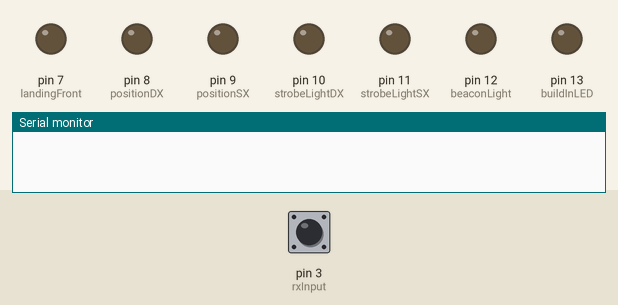
Recording of a program running on a simulated Arduino Nano, built with avr-gcc and run on an emulated ATmega328P. On the bench: output pins drawn as LEDs (lit = HIGH), the last lines printed to the serial monitor. The test bench sets the inputs (shaded band); at power-on: pin 3 (rxInput) HIGH.

Above: at 1.2 s.
1.3 s: pin 3 (rxInput) pulled LOW for 0.15 s
At 2.6 s:
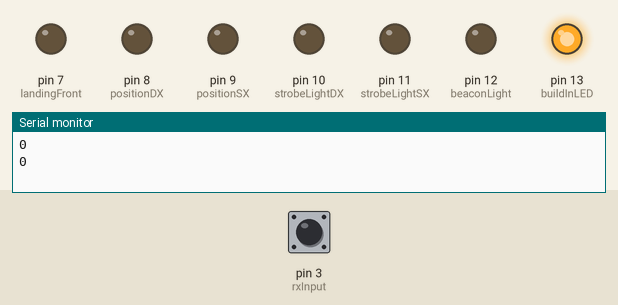
Timing chart, 0 to 10.4 s (numbered marks = the images above; inputs shaded):
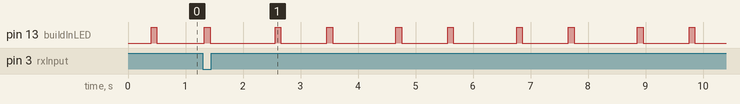

Measured:
- by itself, pin 13 (buildInLED): repeats every 2.1 s: LOW 1.1 s, HIGH 0.10 s, LOW 0.80 s, HIGH 0.10 s

The program:

main.cpp
```cpp
#include <Arduino.h>
#include <arduino-timer.h>

const int beaconLight = 12;
const int strobeLightSX = 11;
const int strobeLightDX = 10;
const int positionSX = 9;
const int positionDX = 8;
const int landingFront = 7;
const int buildInLED = 13;

const int phaseLanding = 1;
const int phaseNavigation = 2;
const int phaseIdle = 3;
volatile int activePhase = 1;

const int rxInput = 3;

const int navigation = 2013;
const int landing = 1000;
const int idle = 1501;

auto timer = timer_create_default();

int sequenceLength = 20;
int navigationSequence[] = {0,0,0,1,0,0,0,0,0,0,0,0,1,0,0,0,0,0,0,0};
int seqPosition = 0;

void pulseGet()
{
  int ch = pulseIn(rxInput, HIGH, 30000);

  Serial.println(ch);

  if( ch <= landing) {
    activePhase = phaseLanding;
  } else if( ch > landing && ch <= idle ) {
    activePhase = phaseIdle;
  } else if( ch > idle && ch <= navigation ) {
    activePhase = phaseNavigation;
  }
}

bool seekSequence(void *argument)
{
  auto activeSeq = navigationSequence;

  digitalWrite(buildInLED, (activeSeq[seqPosition] == 1)?HIGH:LOW);

  if(seqPosition < sequenceLength)
  {
    seqPosition ++;
  } else {
    seqPosition = 0;
  }

  return true;
}

void setup() {

  pinMode(beaconLight, OUTPUT);
  pinMode(strobeLightSX, OUTPUT);
  pinMode(strobeLightDX, OUTPUT);
  pinMode(positionSX, OUTPUT);
  pinMode(positionDX, OUTPUT);
  pinMode(landingFront, OUTPUT);
  pinMode(buildInLED, OUTPUT);


  pinMode(rxInput, INPUT_PULLUP);
  attachInterrupt(digitalPinToInterrupt(rxInput), pulseGet, CHANGE);

  timer.every(100, seekSequence);

  Serial.begin(115200);
}


void loop() {

  timer.tick();
  //Scan delay
  //delay(500);
}
```
